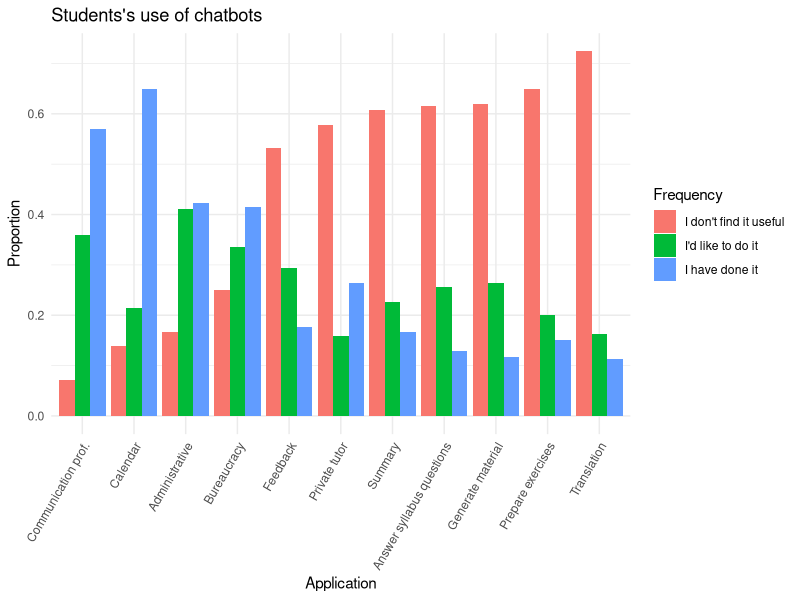

This figure's R source:
## ---- chunk 1
library(ggplot2)
library(dplyr)
library(tidyr)

frecuencias_data <- read.csv("../data/frecuencias-uso.csv", header = TRUE, na.strings="", sep = ";")

columnas <- strsplit("administrativas;burocracia;calendario;comunicacion-profesorado;feedback;generar-material;preguntas-temario;preparar-examen;profesor-particular;resumen;traduccion", ";")

resultados_uso <- data.frame( uso=character(),
                              frecuencia=character(),
                              respuestas=numeric(),
                              porcentaje = numeric() );

for ( i in columnas[[1]] ) {
  i <- gsub("-", ".", i)

  porcentajes_data <-  frecuencias_data[i] %>% drop_na() %>% group_by(.data[[i]]) %>%
  summarise(Número = n()) %>%
  mutate(Proporción = Número / sum(Número))

  porcentajes_data$Frecuencia <- factor(porcentajes_data[[i]],
                                        levels = c("No me parece útil", "Me gustaría hacerlo", "Lo he hecho"))

  for (j in levels(porcentajes_data$Frecuencia) ) {
    resultados_uso <- rbind( resultados_uso,
                             data.frame( uso = i,
                                         frecuencia = j,
                                         respuestas = sum( porcentajes_data$Número[porcentajes_data$Frecuencia == j] ),
                                         porcentaje = sum( porcentajes_data$Proporción[porcentajes_data$Frecuencia == j] )
                             )
    )
  }

}


resultados_uso$uso <- factor(resultados_uso$uso,
                             levels = resultados_uso %>%
                               filter(frecuencia == "Lo he hecho") %>%
                               arrange(porcentaje) %>% pull(uso)
                             )
translated_labels <- c("Communication prof.",
                       "Calendar",
                               "Administrative",
                               "Bureaucracy",
                               "Feedback",
                               "Private tutor",
                               "Summary",
                               "Answer syllabus questions",
                               "Generate material",
                               "Prepare exercises",
                               "Translation")  
ggplot(resultados_uso, aes(x=uso, fill=frecuencia, y = porcentaje)) +
  geom_bar( stat="identity", position="dodge") +
  labs(title="Students's use of chatbots", x="Application", y="Proportion", fill="Frequency") +
  scale_fill_discrete( labels = c("I don't find it useful","I'd like to do it","I have done it"))+
  scale_x_discrete( labels = translated_labels ) +
  theme_minimal() +
  theme(axis.text.x = element_text(angle = 60, hjust = 1))
## ---- chunk 2
library(knitr)
library(kableExtra)
resultados_uso$porcentaje <- NULL
resultados_uso %>%
  pivot_wider(names_from = frecuencia, values_from = respuestas) %>%
  arrange(desc(`Lo he hecho`)) %>%
  kable( digits=2,
         col.names = c("Application", "It's not useful", "I'd like to do it", "I've done it"),
         caption = "How often I have used chatbots for this purpose",
  ) %>%
  kable_styling( full_width = FALSE )
